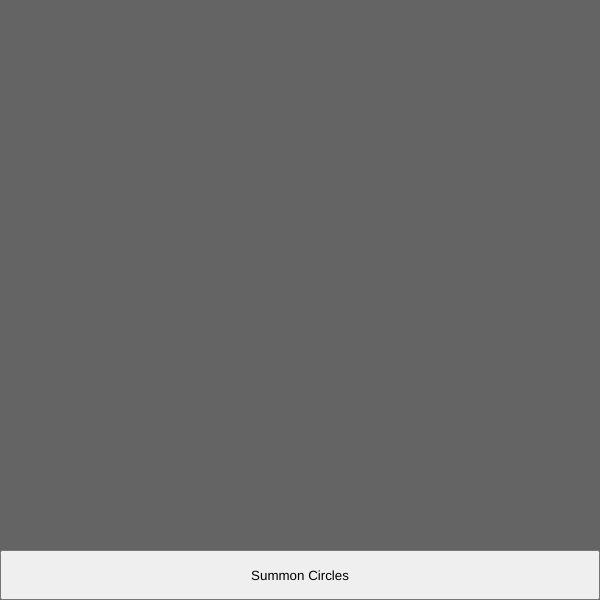
Frame 1 (no input)
Frame 60 (no input): identical to frame 1, image omitted
Frame 120 (the mouse pressed at the canvas centre since frame 60): identical to frame 1, image omitted

The p5.js sketch that drew this single still picture (run headless with seeded random() and noise() and a simulated clock; from frame 60 on, the mouse is pressed at the canvas centre):

// p5.js sketch
// ── sketch.js
let modeButton;

function setup() {
    const container = select('main');

    createCanvas(600, 600);
    background(100)
    modeButton = createButton('Summon Circles');
    modeButton.parent(container);
    modeButton.position(0, 550);
    modeButton.size(600, 50)
    modeButton.mousePressed
    modeButton.mousePressed(createCircle)
}

function draw(){
}

function createCircle() {
fill(random(255), random(255), random(255), random(100));
ellipse(random(600), random(600), random(200));
}
